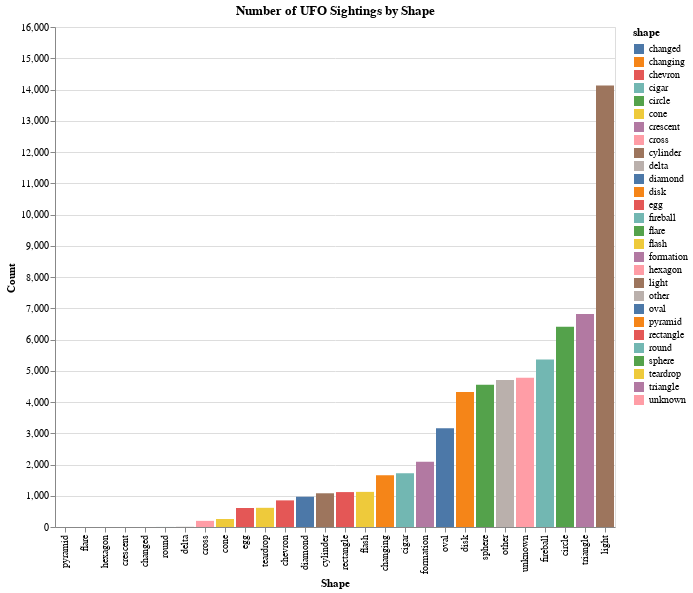

The notebook cell this image was saved under:
### Code cell
chart2 = alt.Chart(shape_sightings).mark_bar().encode(
    x=alt.X('shape:O',sort='y',title="Shape"),  
    y=alt.Y('count:Q', title= "Count"),  
    color='shape:N'  
).properties(
    title="Number of UFO Sightings by Shape",
    height=500
)
chart2

### Figure 1 — Vega-Lite specification as saved in the notebook (floating-point values rounded to 4 significant figures)
{"config": {"view": {"continuousWidth": 300, "continuousHeight": 300}}, "data": {"name": "data-636a55c546ed55d4c5a9f938f8003f2d"}, "mark": {"type": "bar"}, "encoding": {"color": {"field": "shape", "type": "nominal"}, "x": {"field": "shape", "sort": "y", "title": "Shape", "type": "ordinal"}, "y": {"field": "count", "title": "Count", "type": "quantitative"}}, "height": 500, "title": "Number of UFO Sightings by Shape", "$schema": "https://vega.github.io/schema/vega-lite/v5.20.1.json", "datasets": {"data-636a55c546ed55d4c5a9f938f8003f2d": [{"shape": "light", "count": 14130}, {"shape": "triangle", "count": 6817}, {"shape": "circle", "count": 6405}, {"shape": "fireball", "count": 5364}, {"shape": "unknown", "count": 4774}, {"shape": "other", "count": 4705}, {"shape": "sphere", "count": 4552}, {"shape": "disk", "count": 4319}, {"shape": "oval", "count": 3160}, {"shape": "formation", "count": 2088}, {"shape": "cigar", "count": 1717}, {"shape": "changing", "count": 1653}, {"shape": "flash", "count": 1124}, {"shape": "rectangle", "count": 1117}, {"shape": "cylinder", "count": 1079}, {"shape": "diamond", "count": 969}, {"shape": "chevron", "count": 852}, {"shape": "teardrop", "count": 614}, {"shape": "egg", "count": 609}, {"shape": "cone", "count": 257}, {"shape": "cross", "count": 197}, {"shape": "delta", "count": 7}, {"shape": "round", "count": 2}, {"shape": "pyramid", "count": 1}, {"shape": "flare", "count": 1}, {"shape": "hexagon", "count": 1}, {"shape": "crescent", "count": 1}, {"shape": "changed", "count": 1}]}}
